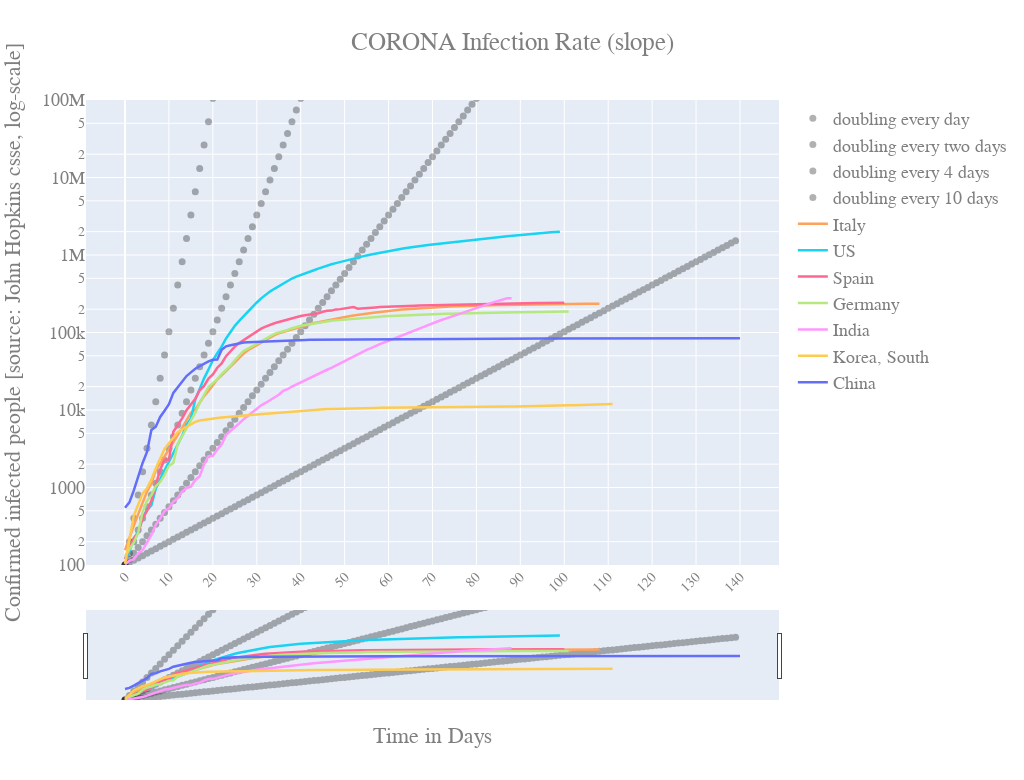

Notebook code for this chart:
### Code cell
quick_plot_new(pd_sync_timelines_W_slope.date,
          pd_sync_timelines_W_slope.iloc[:,:-1],
          yscale= 'log',
          slider=True
          )

### Figure 1 — Plotly figure (JSON) as saved in the notebook; plotly's stock layout.template omitted (floating-point values rounded to 4 significant figures; data arrays with more than 128 entries replaced by an {"elided": "..."} marker saying what was removed)
{"data": [{"line": {"color": "black"}, "marker": {"size": 7}, "mode": "markers", "name": "doubling every day", "opacity": 0.3, "type": "scatter", "x": {"elided": "141 int values"}, "y": {"elided": "141 float values"}}, {"line": {"color": "black"}, "marker": {"size": 7}, "mode": "markers", "name": "doubling every two days", "opacity": 0.3, "type": "scatter", "x": {"elided": "141 int values"}, "y": {"elided": "141 float values"}}, {"line": {"color": "black"}, "marker": {"size": 7}, "mode": "markers", "name": "doubling every 4 days", "opacity": 0.3, "type": "scatter", "x": {"elided": "141 int values"}, "y": {"elided": "141 float values"}}, {"line": {"color": "black"}, "marker": {"size": 7}, "mode": "markers", "name": "doubling every 10 days", "opacity": 0.3, "type": "scatter", "x": {"elided": "141 int values"}, "y": {"elided": "141 float values"}}, {"line": {"width": 2.5}, "marker": {"size": 3}, "mode": "lines", "name": "Italy", "type": "scatter", "x": {"elided": "141 int values"}, "y": {"elided": "141 int values"}}, {"line": {"width": 2.5}, "marker": {"size": 3}, "mode": "lines", "name": "US", "type": "scatter", "x": {"elided": "141 int values"}, "y": {"elided": "141 int values"}}, {"line": {"width": 2.5}, "marker": {"size": 3}, "mode": "lines", "name": "Spain", "type": "scatter", "x": {"elided": "141 int values"}, "y": {"elided": "141 int values"}}, {"line": {"width": 2.5}, "marker": {"size": 3}, "mode": "lines", "name": "Germany", "type": "scatter", "x": {"elided": "141 int values"}, "y": {"elided": "141 int values"}}, {"line": {"width": 2.5}, "marker": {"size": 3}, "mode": "lines", "name": "India", "type": "scatter", "x": {"elided": "141 int values"}, "y": {"elided": "141 int values"}}, {"line": {"width": 2.5}, "marker": {"size": 3}, "mode": "lines", "name": "Korea, South", "type": "scatter", "x": {"elided": "141 int values"}, "y": {"elided": "141 int values"}}, {"line": {"width": 2.5}, "marker": {"size": 3}, "mode": "lines", "name": "China", "type": "scatter", "x": {"elided": "141 int values"}, "y": {"elided": "141 int values"}}], "layout": {"autosize": true, "font": {"color": "#7f7f7f", "family": "PT Sans. monospace", "size": 18}, "height": 780, "title": {"text": "CORONA Infection Rate (slope)", "x": 0.5}, "width": 1024, "xaxis": {"nticks": 20, "rangeslider": {"visible": true}, "tickangle": -45, "tickfont": {"color": "#7f7f7f", "size": 14}, "title": {"text": "Time in Days"}}, "yaxis": {"range": [2, 8], "title": {"text": "Confirmed infected people [source: John Hopkins csse, log-scale]"}, "type": "log"}}}
